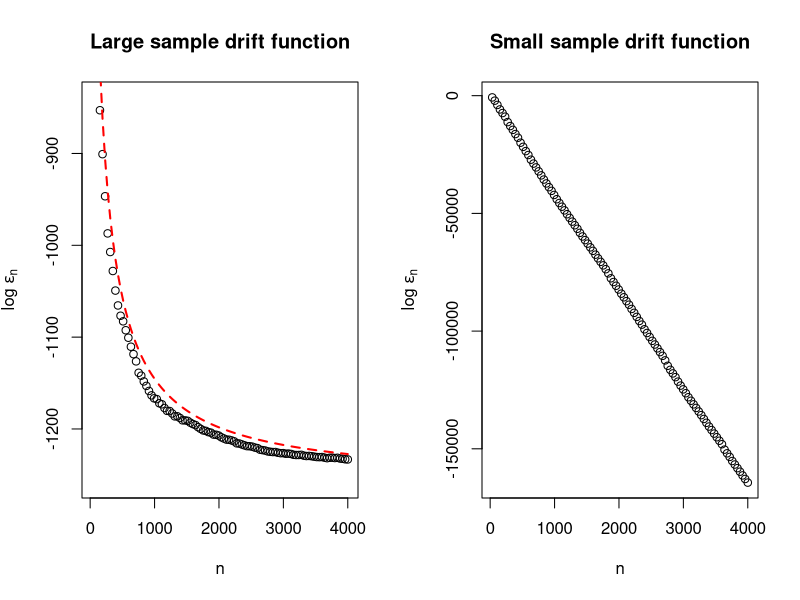

This chart was generated by the following R code:
########################################################################
# This example assumes q = 1, C = Identity, D = 0, m = 0, a = 0, X = 1_n
# See the paper for notation.
########################################################################


# FUNCTION DEFS
get_L_fix <- function(A)
{
  r <- ncol(A)
  L <- sum(A^2) + r * r
  return(L)
}

get_eps_fix <- function(Y, Z, S, Tconst, logarithm = TRUE){
  r <- ncol(Y)
  n <- nrow(Y)
  e_M <- eigen(n * S)
  out <- sum(log(e_M$values))
  h <- norm(scale(Y, scale = F), "2") + 
    sqrt(Tconst) * norm(scale(Z, scale = F), "2")
  out <- out - 2 * r * log(h)
  out <- out * (n - r - 2) / 2
  if(!logarithm) out <- exp(out)
  return(out)
}

get_lambda <- function(A, n){
  r <- ncol(A)
  out <- (r + sum(A^2)) / (n - 2 * r - 3)
  return(out)
}

get_L <- function(lambda, S, n){
  return(lambda * n * sum(diag(S)))
}

get_epsilon <- function(S, Tconst, n, logarithm = T){
  r <- ncol(S)
  e_M <- eigen(n * S)
  out <- sum(log(e_M$values)) - sum(log(e_M$values + Tconst))
  out <- out * (n - 2 - r) / 2
  if(!logarithm) out <- exp(out)
  return(out)
}

# SIMULATION
FIG1 <- FALSE # Produces Fig 2 if FALSE
PDF <- TRUE  # Plot in R instead of producing pdf if FALSE
out_dir <- "~/GitHub/gibbs-bvarx/" # end in "/", used if PDF = TRUE

set.seed(3)
r <- 10
n_max <- ifelse(FIG1, 200, 4000)
n_seq <- floor(seq(2 * r + 2 + 10, n_max, length.out = 100))


# Data generating parameters
A <- matrix(runif(r^2, -.5, .5), r, r)
A <- A + t(A) + diag(1, r)
A <- A / (norm(A, "2") + 0.1)
sigma <- 1
Sigma <- diag(sigma^2, r)
R <- chol(Sigma)


# Generate VAR(1)
W <- matrix(rnorm(n_max * r), n_max, r)
for(ii in 2:n_max){
  W[ii, ] <- W[ii - 1, ] %*% A + t(crossprod(R, W[ii, ]))
}

# Allocate
lambda <- rep(0, length(n_seq))
L <- rep(0, length(n_seq))
L_fix <- L
log_eps <- rep(0, length(n_seq))
log_eps_fix <- log_eps
lambda_pop <- rep(0, length(n_seq))
L_pop <- rep(0, length(n_seq))
log_eps_pop <- rep(0, length(n_seq))

# Compute quantities to plot for range of n
for(ii in 1:length(n_seq)){
  Y <- W[2:n_seq[ii], ]
  Z <- W[1:(n_seq[ii] - 1), ]
  fit <- lm(Y ~ Z)
  A_hat <- coef(fit)[-1, , drop = F]
  n <- nobs(fit)
  S <- crossprod(residuals(fit)) / n

  # lambda
  lambda[ii] <- get_lambda(A = A_hat, n = n)
  lambda_pop[ii] <- get_lambda(A = A, n = n)
  
  # L
  L[ii] <- get_L(lambda = lambda[ii], S = S, n = n)
  L_pop[ii] <-  get_L(lambda = lambda_pop[ii], S = Sigma, n = n)
  
  # epsilon
  Tval <- 2 * L[ii] / (1 - lambda[ii]) + 1e-6
  if(Tval <= 0){
    log_eps[ii] <- NA
  } else{
    log_eps[ii] <- get_epsilon(S = S, Tconst = Tval, n = n, logarithm = T)
  }
  
  Tval_pop <- 2 * L_pop[ii] / (1 - lambda_pop[ii]) + 1e-6
  if(Tval_pop <= 0){
    log_eps_pop[ii] <- NA
  } else{
    log_eps_pop[ii] <- get_epsilon(S = Sigma, Tconst = Tval_pop, n = n, logarithm = T)
  }
  
  # Fixed data quantities
  L_fix[ii] <- get_L_fix(A_hat)
  Tval_fix <- 2 * L_fix[ii] + 1e-6
  log_eps_fix[ii] <- get_eps_fix(Y = Y, Z = Z, S = S, Tconst = Tval_fix)
}

# PRODUCE PLOTS
par(cex.axis = 1.3, cex.lab = 1.3)
par(mgp=c(2.2,0.45,0), tcl=-0.4, mar=c(3.3,3.6,1.5,1.1))

if(FIG1){
  if(PDF) pdf(paste(out_dir, "fig_1.pdf", sep = ""), width = 12.5, height = 5)
  par(mfrow = c(1, 2))
  plot(n_seq, lambda, xlab = "n", ylab = expression(lambda[n]))
  abline(v = n_seq[min(which(lambda < 1))], lwd = 2)
  lines(n_seq, lambda_pop, col = "red", lwd = 2, lty = 2)
  plot(n_seq, L,
       xlab = "n",
       ylab = expression(L[n]),
       ylim = c(min(c(L_pop, L, L_fix)), max(c(L, L_fix))))
  abline(a = sigma, b = 0, lwd = 2)
  lines(n_seq, L_pop, col = "red", lwd = 2, lty = 2)
  lines(n_seq, L_fix, col = "darkgreen", lwd = 2, lty = 3)
  if(PDF) dev.off()
  par(mfrow = c(1, 1))
}

if(!FIG1){
  if(PDF) pdf(paste(out_dir, "fig_2.pdf", sep = ""), width = 12.5, height = 5)
  true_log_eps <- -r^2 * (r + sum(A^2))
  par(mfrow = c(1, 2))
  plot(n_seq, log_eps,
       xlab = "n",
       ylab = expression(paste("log ", epsilon[n])),
       ylim = c(true_log_eps, true_log_eps / 1.5),
       main = "Large sample drift function")
  lines(n_seq,log_eps_pop, col = "red", lwd = 2, lty = 2)
  plot(n_seq, log_eps_fix,
       xlab = "n",
       ylab = expression(paste("log ", epsilon[n])),
       main = "Small sample drift function")
  par(mfrow = c(1, 1))
  if(PDF) dev.off()
}
